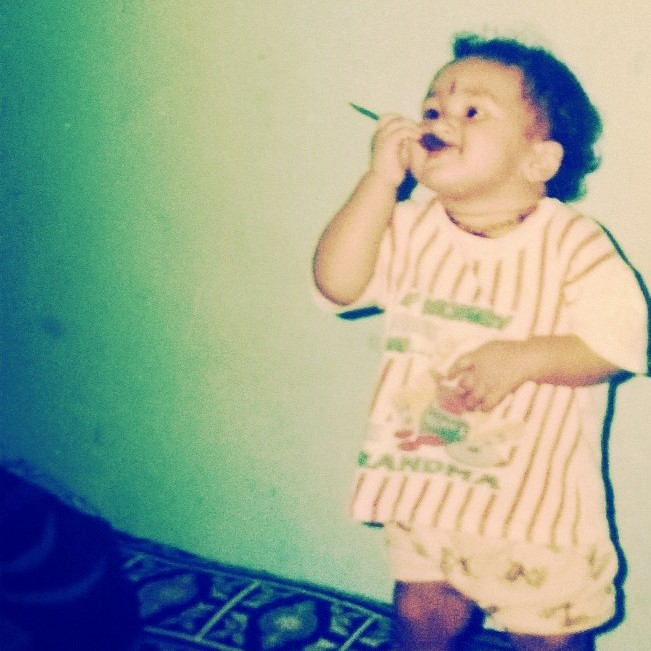
#> input picture kid.jpg, 651 x 651 px, given in place of portrait.jpg, which was not available
$ python instafilter.py
#> lines starting #> are read from the running program, lines starting #| are printed output that depends on the picture; pictures that were not available may be replaced by others from this repository, and a replacement may not be noted
# Import Image from PIL
from PIL import Image

# Load Images into Objects
base_img = Image.open("portrait.jpg")
#> base_img is the input picture: PIL image 651x651 RGB; mean R, G, B 152.8, 165.5, 147.4
img_filter = Image.open("kid.jpg")

# Set O/p Image Size
size = (760,760)

# Resize all images to o/p size
base_img = base_img.resize(size)
#> base_img: PIL image 760x760 RGB
img_filter = img_filter.resize(size)

# Split each image into RGB vectors
r, g, b = base_img.split()
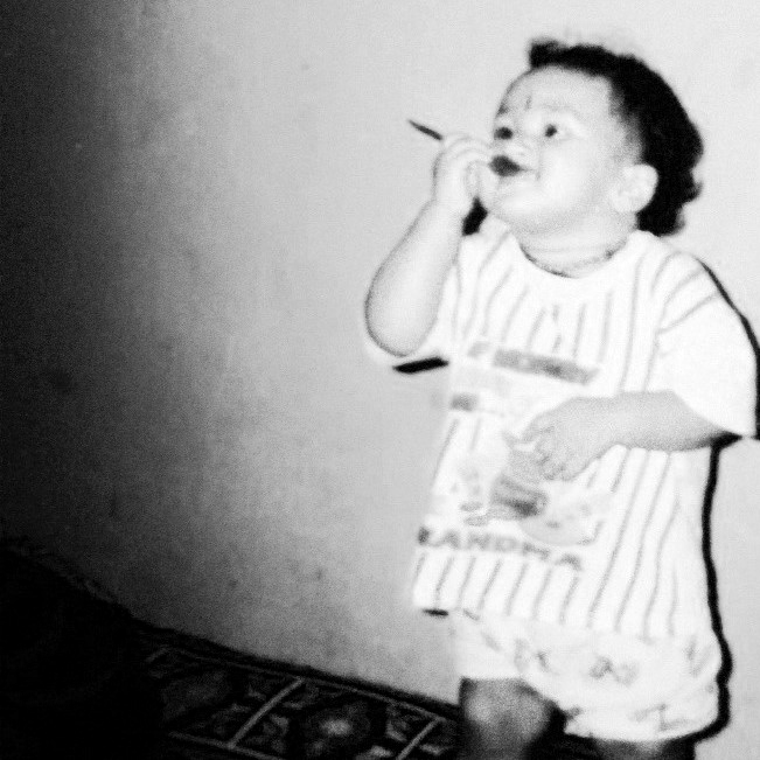
#> r: PIL image 760x760 L; min 0, max 255, mean 152.8
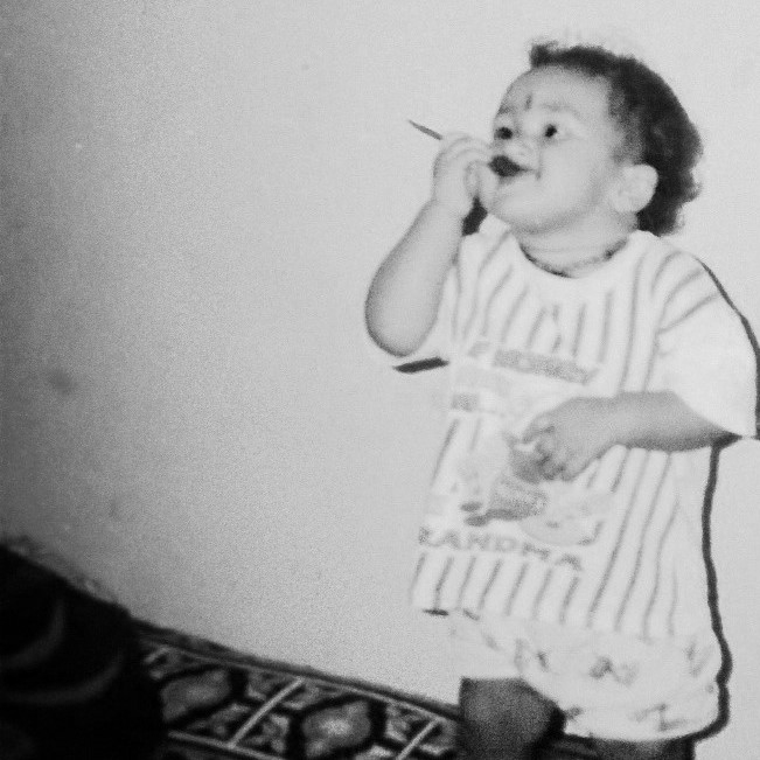
#> g: PIL image 760x760 L; min 0, max 233, mean 165.5
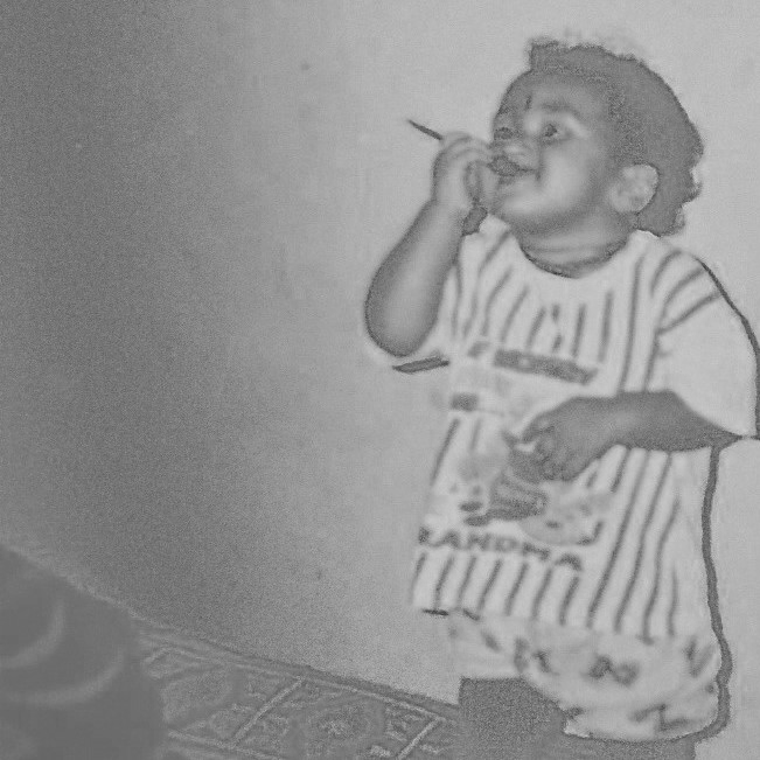
#> b: PIL image 760x760 L; min 55, max 211, mean 147.4
R,G,B = img_filter.split()

# Merge RGB vectors from different images
#> (the run stopped early here; a loop or call above may not have finished)
